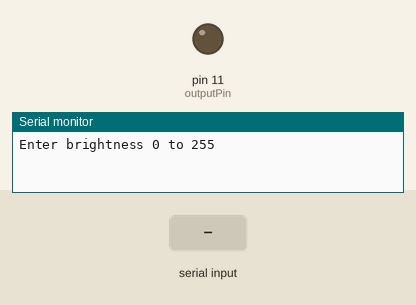
The sketch below on a simulated Arduino Uno, built with avr-gcc and run on an emulated ATmega328P. On the bench: output pins drawn as LEDs (lit = HIGH), the last lines printed to the serial monitor. The test bench sets the inputs (shaded band).

Above: at 1.2 s.
1.3 s: "90,45\n" received over Serial
At 2.1 s:
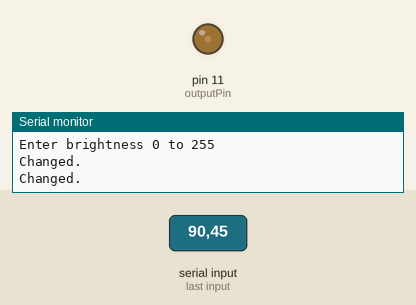
3.8 s: "30,150\n" received over Serial
At 4.2 s:
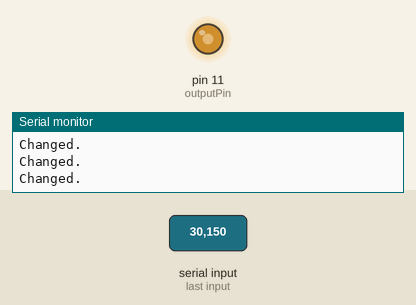
6.3 s: "200\n" received over Serial
At 7.1 s:
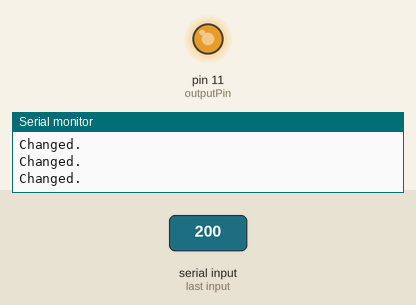
Timing chart, 0 to 9.3 s (numbered marks = the images above; inputs shaded):
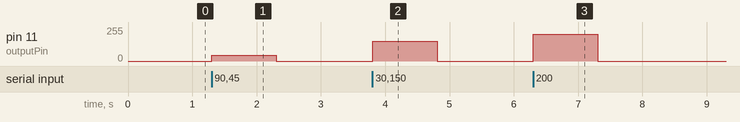

Measured:
- after the input at 1.3 s, pin 11 (outputPin): 0/255 → 45/255 at once, → 0/255 1.0 s later
- after the input at 3.8 s, pin 11 (outputPin): 0/255 → 150/255 at once, → 0/255 1.0 s later
- after the input at 6.3 s, pin 11 (outputPin): 0/255 → 200/255 at once, → 0/255 1.0 s later

The sketch:

ch_10_analog_output.ino
```cpp
const int outputPin = 11;

void setup()
{
  pinMode(outputPin, OUTPUT);
  Serial.begin(9600);
  Serial.println("Enter brightness 0 to 255");
}

void loop()
{
  if (Serial.available())
  {
    int brightness = Serial.parseInt();
    if (brightness >= 0 && brightness <= 255)
    {
      analogWrite(outputPin, brightness);
      Serial.println("Changed.");
    }
    else
    {
      Serial.println("0 to 255");
    }
  }
}
```
